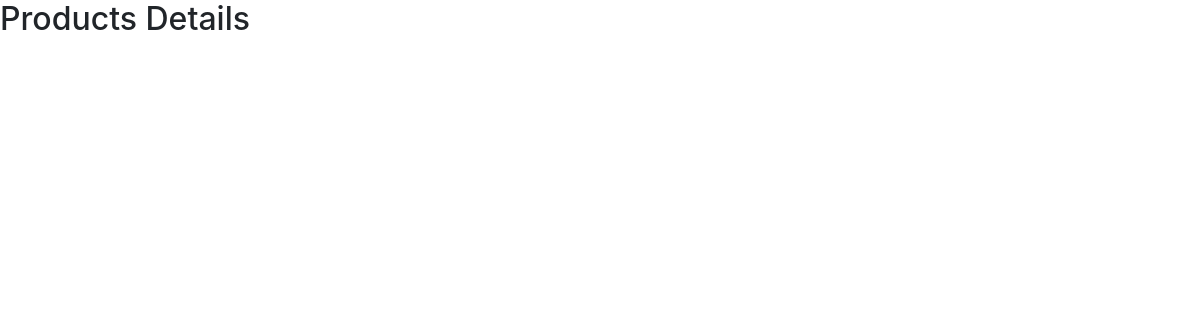
Before: /products/16/ with the older database file.
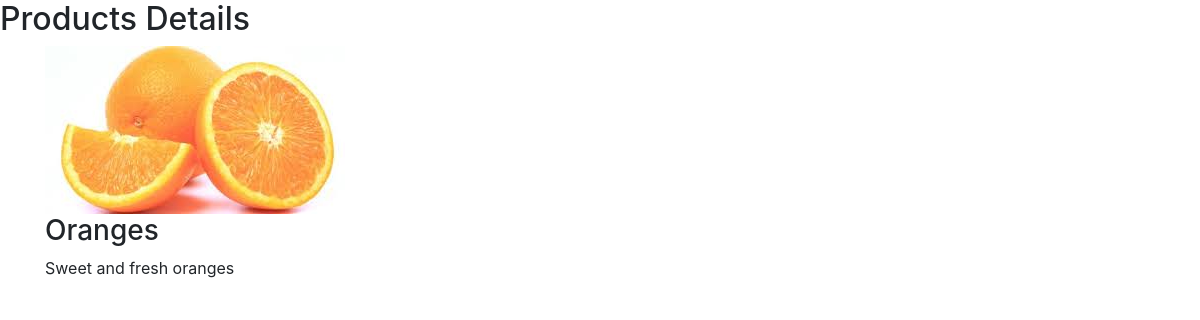
After: the same page with the newer database file.
### catalogue/models.py (models this page shows, shortened)
class Product(models.Model):
    title = models.CharField(max_length=20)
    category = models.ForeignKey(ProductCategory, on_delete=models.CASCADE)
    description = models.TextField()
    supplier_price = models.DecimalField(max_digits=6, decimal_places=2)
    selling_price = models.DecimalField(max_digits=6, decimal_places=2)
    supplier = models.ForeignKey(ProductSupplier, on_delete=models.CASCADE)
    kiosk = models.ForeignKey(Kiosk, on_delete=models.CASCADE)
    number_in_stock = models.IntegerField()
    product_image= models.ImageField(upload_to='gallery/')

### catalogue/views.py (the view)
# urls.py: path('products/<int:product_id>/',details, name='details'),
def details(request,product_id):
    product=Product.objects.filter(id=product_id)
    return render(request,'details.html', {'product':product,})

### catalogue/templates/details.html (shortened to what this page needs)
 <!DOCTYPE html>
  <html lang="en">
  <head>
    <link rel="stylesheet" href="https://stackpath.bootstrapcdn.com/bootstrap/4.5.2/css/bootstrap.min.css">
    <link rel="stylesheet" href="https://stackpath.bootstrapcdn.com/bootstrap/4.5.2/css/bootstrap.min.css">
  </head>
  <h2>Products Details</h2>
  <body>
<div class="container">
    {%for products in product %}
  <img src={{products.product_image.url}}>
  <h3> {{products.title}}</h3>{{products.price}}{{products.description}}<br>
  {% endfor %}
  </body>
  </html>

Changed rows visible on the page:
added Product: product_image (picture), title "Oranges", description "Sweet and fresh oranges"
